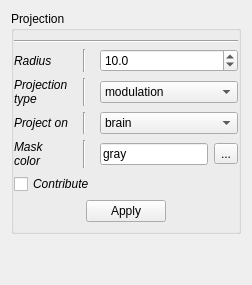
                  <widget class="QWidget" name="tab_5">
                   <attribute name="title">
                    <string>Projection</string>
                   </attribute>
                   <layout class="QVBoxLayout" name="verticalLayout_29">
                    <item>
                     <widget class="QGroupBox" name="groupBox_6">
                      <property name="title">
                       <string>Projection</string>
                      </property>
                      <layout class="QVBoxLayout" name="verticalLayout_7">
                       <property name="leftMargin">
                        <number>0</number>
                       </property>
                       <property name="rightMargin">
                        <number>0</number>
                       </property>
                       <item>
                        <widget class="Line" name="line_40">
                         <property name="minimumSize">
                          <size>
                           <width>200</width>
                           <height>0</height>
                          </size>
                         </property>
                         <property name="orientation">
                          <enum>Qt::Horizontal</enum>
                         </property>
                        </widget>
                       </item>
                       <item>
                        <layout class="QGridLayout" name="gridLayout_8">
                         <property name="topMargin">
                          <number>0</number>
                         </property>
                         <item row="0" column="0">
                          <widget class="QLabel" name="label_15">
                           <property name="font">
                            <font>
                             <italic>true</italic>
                            </font>
                           </property>
                           <property name="text">
                            <string>Radius</string>
                           </property>
                          </widget>
                         </item>
                         <item row="0" column="2">
                          <widget class="QDoubleSpinBox" name="_s_proj_radius">
                           <property name="toolTip">
                            <string>&lt;html&gt;&lt;head/&gt;&lt;body&gt;&lt;p&gt;Radius for the cortical projection / repartition. Every vertices arround each sources comprised in a sphere of radius &amp;quot;Radius&amp;quot; will be considered in the projection. &lt;/p&gt;&lt;p&gt;&lt;span style=" font-weight:600;"&gt;Input parameter : &lt;/span&gt;&lt;span style=" font-style:italic;"&gt;t_radius&lt;/span&gt;&lt;/p&gt;&lt;/body&gt;&lt;/html&gt;</string>
                           </property>
                           <property name="decimals">
                            <number>1</number>
                           </property>
                           <property name="value">
                            <double>10.000000000000000</double>
                           </property>
                          </widget>
                         </item>
                         <item row="0" column="1">
                          <widget class="Line" name="line_52">
                           <property name="minimumSize">
                            <size>
                             <width>20</width>
                             <height>0</height>
                            </size>
                           </property>
                           <property name="orientation">
                            <enum>Qt::Vertical</enum>
                           </property>
                          </widget>
                         </item>
                         <item row="1" column="1">
                          <widget class="Line" name="line_53">
                           <property name="minimumSize">
                            <size>
                             <width>20</width>
                             <height>0</height>
                            </size>
                           </property>
                           <property name="orientation">
                            <enum>Qt::Vertical</enum>
                           </property>
                          </widget>
                         </item>
                         <item row="1" column="0">
                          <widget class="QLabel" name="label_115">
                           <property name="font">
                            <font>
                             <italic>true</italic>
                            </font>
                           </property>
                           <property name="text">
                            <string>Projection
type</string>
                           </property>
                          </widget>
                         </item>
                         <item row="2" column="1">
                          <widget class="Line" name="line_54">
                           <property name="minimumSize">
                            <size>
                             <width>20</width>
                             <height>0</height>
                            </size>
                           </property>
                           <property name="orientation">
                            <enum>Qt::Vertical</enum>
                           </property>
                          </widget>
                         </item>
                         <item row="2" column="0">
                          <widget class="QLabel" name="label_116">
                           <property name="font">
                            <font>
                             <italic>true</italic>
                            </font>
                           </property>
                           <property name="text">
                            <string>Project on</string>
                           </property>
                          </widget>
                         </item>
                         <item row="2" column="2">
                          <widget class="QComboBox" name="_s_proj_on">
                           <property name="toolTip">
                            <string>&lt;html&gt;&lt;head/&gt;&lt;body&gt;&lt;p&gt;Project source's activity / repartition either on the surface of :&lt;/p&gt;&lt;p&gt;- The brain&lt;/p&gt;&lt;p&gt;- ROI (if a ROI is displayed)&lt;/p&gt;&lt;/body&gt;&lt;/html&gt;</string>
                           </property>
                           <item>
                            <property name="text">
                             <string>brain</string>
                            </property>
                           </item>
                           <item>
                            <property name="text">
                             <string>roi</string>
                            </property>
                           </item>
                          </widget>
                         </item>
                         <item row="5" column="2">
                          <spacer name="horizontalSpacer_11">
                           <property name="orientation">
                            <enum>Qt::Horizontal</enum>
                           </property>
                           <property name="sizeHint" stdset="0">
                            <size>
                             <width>40</width>
                             <height>0</height>
                            </size>
                           </property>
                          </spacer>
                         </item>
                         <item row="4" column="0" colspan="3">
                          <widget class="QCheckBox" name="_s_proj_contribute">
                           <property name="font">
                            <font>
                             <italic>true</italic>
                            </font>
                           </property>
                           <property name="toolTip">
                            <string>&lt;html&gt;&lt;head/&gt;&lt;body&gt;&lt;p&gt;If contribute is checked, the projection of a source can contribute to both hemisphere. If it's not checked, the projection is only performed on the hemisphere it belong to. If the source is perfectly centered (like Cz), the projection is forced to be on both hemisphere.&lt;/p&gt;&lt;p&gt;&lt;span style=" font-weight:600;"&gt;Input parameter : &lt;/span&gt;&lt;span style=" font-style:italic;"&gt;t_contribute&lt;/span&gt;&lt;/p&gt;&lt;/body&gt;&lt;/html&gt;</string>
                           </property>
                           <property name="text">
                            <string>Contribute</string>
                           </property>
                          </widget>
                         </item>
                         <item row="1" column="2">
                          <widget class="QComboBox" name="_s_proj_type">
                           <property name="toolTip">
                            <string>&lt;html&gt;&lt;head/&gt;&lt;body&gt;&lt;p&gt;Choose the projection type :&lt;/p&gt;&lt;p&gt;- &lt;span style=" font-weight:600;"&gt;Source's activity :&lt;/span&gt; project the s_data input parameter on the surface.&lt;/p&gt;&lt;p&gt;- &lt;span style=" font-weight:600;"&gt;Source's repartition :&lt;/span&gt; project the number of contributing sources per vertex.&lt;/p&gt;&lt;/body&gt;&lt;/html&gt;</string>
                           </property>
                           <property name="whatsThis">
                            <string>&lt;html&gt;&lt;head/&gt;&lt;body&gt;&lt;p&gt;Choose the projection type :&lt;/p&gt;&lt;p&gt;- &lt;span style=" font-weight:600;"&gt;Source's activity :&lt;/span&gt; project the s_data input parameter on the surface.&lt;/p&gt;&lt;p&gt;- &lt;span style=" font-weight:600;"&gt;Source's repartition :&lt;/span&gt; project the number of contributing sources per vertex.&lt;/p&gt;&lt;/body&gt;&lt;/html&gt;</string>
                           </property>
                           <item>
                            <property name="text">
                             <string>modulation</string>
                            </property>
                           </item>
                           <item>
                            <property name="text">
                             <string>repartition</string>
                            </property>
                           </item>
                          </widget>
                         </item>
                         <item row="3" column="0">
                          <widget class="QLabel" name="label_117">
                           <property name="font">
                            <font>
                             <italic>true</italic>
                            </font>
                           </property>
                           <property name="text">
                            <string>Mask
color</string>
                           </property>
                          </widget>
                         </item>
                         <item row="3" column="1">
                          <widget class="Line" name="line_56">
                           <property name="minimumSize">
                            <size>
                             <width>20</width>
                             <height>0</height>
                            </size>
                           </property>
                           <property name="orientation">
                            <enum>Qt::Vertical</enum>
                           </property>
                          </widget>
                         </item>
                         <item row="3" column="2">
                          <layout class="QHBoxLayout" name="horizontalLayout_19">
                           <item>
                            <widget class="QLineEdit" name="_s_proj_mask_color">
                             <property name="text">
                              <string>gray</string>
                             </property>
                            </widget>
                           </item>
                           <item>
                            <widget class="QToolButton" name="_s_proj_mask_color_p">
                             <property name="text">
                              <string>...</string>
                             </property>
                            </widget>
                           </item>
                          </layout>
                         </item>
                        </layout>
                       </item>
                       <item>
                        <layout class="QHBoxLayout" name="horizontalLayout_8">
                         <property name="topMargin">
                          <number>0</number>
                         </property>
                         <item>
                          <spacer name="horizontalSpacer_24">
                           <property name="orientation">
                            <enum>Qt::Horizontal</enum>
                           </property>
                           <property name="sizeHint" stdset="0">
                            <size>
                             <width>40</width>
                             <height>20</height>
                            </size>
                           </property>
                          </spacer>
                         </item>
                         <item>
                          <widget class="QPushButton" name="_s_proj_apply">
                           <property name="enabled">
                            <bool>true</bool>
                           </property>
                           <property name="toolTip">
                            <string>&lt;html&gt;&lt;head/&gt;&lt;body&gt;&lt;p&gt;Run the source's projection using above parameters&lt;/p&gt;&lt;/body&gt;&lt;/html&gt;</string>
                           </property>
                           <property name="text">
                            <string>Apply</string>
                           </property>
                          </widget>
                         </item>
                         <item>
                          <spacer name="horizontalSpacer_12">
                           <property name="orientation">
                            <enum>Qt::Horizontal</enum>
                           </property>
                           <property name="sizeHint" stdset="0">
                            <size>
                             <width>40</width>
                             <height>20</height>
                            </size>
                           </property>
                          </spacer>
                         </item>
                        </layout>
                       </item>
                      </layout>
                     </widget>
                    </item>
                    <item>
                     <spacer name="verticalSpacer_6">
                      <property name="orientation">
                       <enum>Qt::Vertical</enum>
                      </property>
                      <property name="sizeHint" stdset="0">
                       <size>
                        <width>20</width>
                        <height>40</height>
                       </size>
                      </property>
                     </spacer>
                    </item>
                   </layout>
                  </widget>
